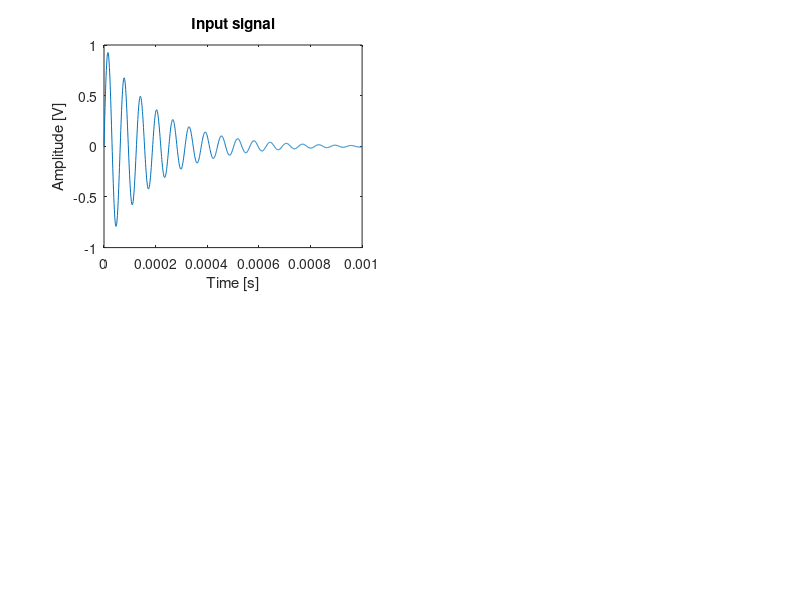

Recreate this plot in MATLAB. (Note: this script raises an error after producing the figure.)
%----------- Parameters -----------%

L = 2e-4;                   % [H]
C1 = 1e-6;                  % [F]
C2 = 1e-6;                  % [F]
R = 50;                     % [ohm]
T = 1e-6;                   % Sampling rate [s]

w = 1e5;
input = @(x) exp(-w*x./20).*sin(w*x);     % Input function
t = [0:T:1e3*T];            % Timevector for simulation
u = input(t);               % Inputvector

Q_e = eye(3)*1e-4;          % Process noise covariance
R_e = 1*1e-1;               % Measurement noise covariance

%----------- Discrete time state space representation -----------%

% Continuous time matrices
A_bar = [0,0,-1/L;0,-R/C1,R/C1;1/C2,R/C2,-R/C2];    
B_bar = [1/L;0;0];
C = [0,0,1];
D = 0;
sys = ss(A_bar,B_bar,C,D);

% Convert to discrete time matrices
sysd = c2d(sys,T);

%----------- Computation -----------%

subplot(2,2,1)
plot(t,u)
xlabel('Time [s]');
ylabel('Amplitude [V]');
title('Input signal');

[x_noise,y_measured] = noisy_model(sysd,R_e,Q_e,t,u);
subplot(2,2,2)
plot(t,sysd.c*x_noise+sysd.d*u)
xlabel('Time [s]');
ylabel('Amplitude [V]');
title('Output signal');

subplot(2,2,3)
plot(t,y_measured)
xlabel('Time [s]');
ylabel('Amplitude [V]');
title('Measured output signal');

y_filtered = kalman_filter(sysd,R_e,Q_e,u,y_measured);
subplot(2,2,4)
plot(t,y_filtered)
xlabel('Time [s]');
ylabel('Amplitude [V]');
title('Filtered output signal');